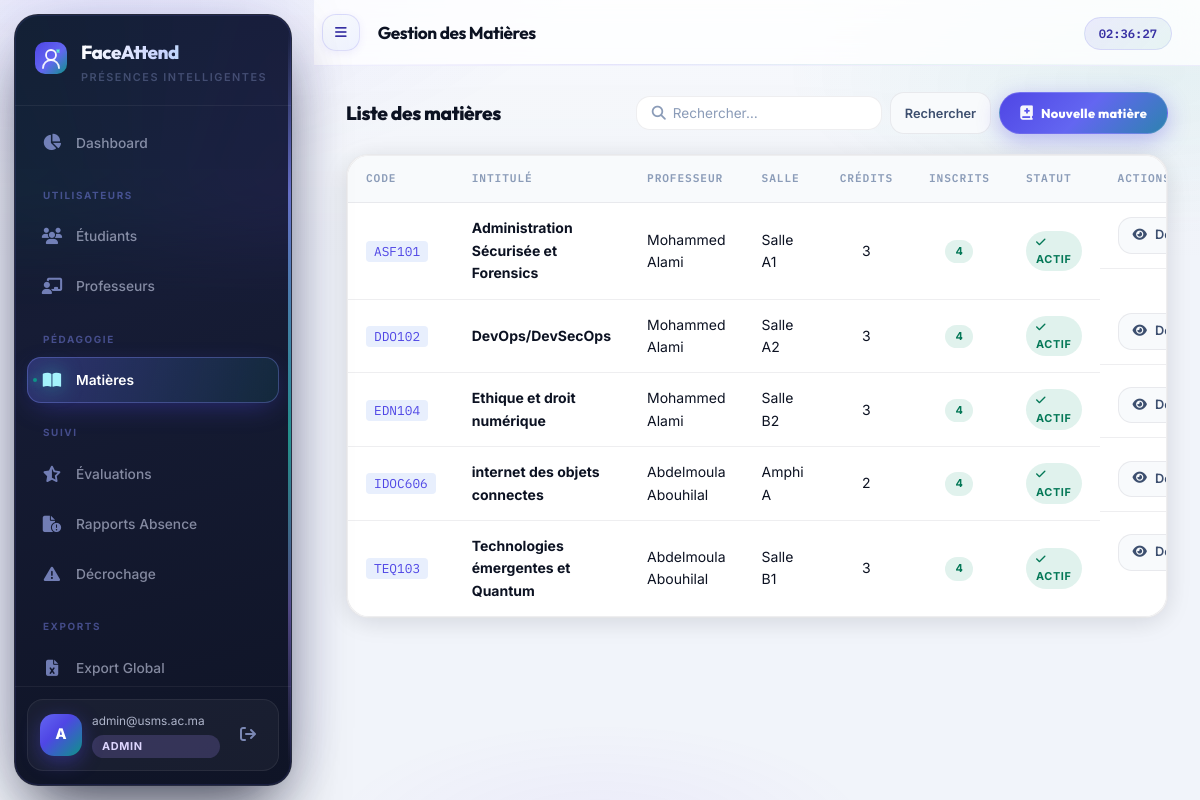
The app's page /admin/courses (signed in) with its own data.
### app/models/__init__.py (models this page shows, shortened)
class User(UserMixin, db.Model):
    __tablename__ = "users"
    id           = db.Column(db.Integer, primary_key=True)
    email        = db.Column(db.String(255), unique=True, nullable=False, index=True)
    password_hash= db.Column(db.String(255), nullable=False)
    role         = db.Column(db.Enum(RoleEnum), nullable=False)
    is_active    = db.Column(db.Boolean, default=True)
    consent_given= db.Column(db.Boolean, default=False)          # CNDP
    consent_date = db.Column(db.DateTime)
    failed_logins= db.Column(db.Integer, default=0)
    locked_until = db.Column(db.DateTime)
    created_at   = db.Column(db.DateTime, default=lambda: datetime.now(timezone.utc))
    updated_at   = db.Column(db.DateTime, onupdate=lambda: datetime.now(timezone.utc))
    deleted_at   = db.Column(db.DateTime)   # Soft delete (droit à l'oubli CNDP)
    student_profile = db.relationship("Student", back_populates="user", uselist=False)
    teacher_profile = db.relationship("Teacher", back_populates="user", uselist=False)

class Course(db.Model):
    __tablename__ = "courses"
    id          = db.Column(db.Integer, primary_key=True)
    teacher_id  = db.Column(db.Integer, db.ForeignKey("teachers.id"))
    name        = db.Column(db.String(150), nullable=False)
    code        = db.Column(db.String(20), unique=True, nullable=False)
    description = db.Column(db.Text)
    credits     = db.Column(db.Integer, default=3)
    room        = db.Column(db.String(50))
    is_active   = db.Column(db.Boolean, default=True)
    teacher     = db.relationship("Teacher", back_populates="courses")
    sessions    = db.relationship("Session", back_populates="course", lazy="dynamic")
    enrollments = db.relationship("Enrollment", back_populates="course", lazy="dynamic")

class Teacher(db.Model):
    __tablename__ = "teachers"
    id         = db.Column(db.Integer, primary_key=True)
    user_id    = db.Column(db.Integer, db.ForeignKey("users.id"), unique=True)
    first_name = db.Column(db.String(100), nullable=False)
    last_name  = db.Column(db.String(100), nullable=False)
    department = db.Column(db.String(100))
    phone      = db.Column(db.String(20))
    user    = db.relationship("User", back_populates="teacher_profile")
    courses = db.relationship("Course", back_populates="teacher", lazy="dynamic")
    @property
    def full_name(self):
        return f"{self.first_name} {self.last_name}"

### app/api/admin.py (the view, shortened to what this page needs)
@admin_bp.route("/courses")
@admin_required
def courses():
    page   = request.args.get("page", 1, type=int)
    search = request.args.get("q", "")
    query  = Course.query
    pagination = query.order_by(Course.code).paginate(page=page, per_page=20, error_out=False)
    return render_template("admin/courses.html", pagination=pagination, search=search)

### app/api/admin.py (called while the page is built)
def admin_required(f):
    @wraps(f)
    @login_required
    def decorated(*args, **kwargs):
        if current_user.role != RoleEnum.ADMIN:
            flash("Accès réservé aux administrateurs.", "danger")
            return redirect(url_for("auth.login"))
        return f(*args, **kwargs)
    return decorated

### frontend/templates/admin/courses.html (shortened to what this page needs)
{% extends "base.html" %}
{% block page_title %}Gestion des Matières{% endblock %}
{% block content %}
<div class="section-header">
  <h2>Liste des matières</h2>
  <div style="display:flex;gap:8px">
    <form method="GET" style="display:flex;gap:8px">
      <div class="input-icon-wrap" style="flex:1">
        <input type="text" name="q" value="{{ search }}" placeholder="Rechercher…"
               style="padding:8px 12px 8px 36px;background:var(--bg-2);border:1px solid var(--border-2);border-radius:var(--radius);color:var(--text);font-size:.85rem;outline:none;min-width:220px"/>
      </div>
      <button type="submit" class="btn btn--ghost btn--sm">Rechercher</button>
    </form>
    <a href="{{ url_for('admin.create_course') }}" class="btn-create-pill">
      <i class="fas fa-book-medical"></i> Nouvelle matière
    </a>
  </div>
</div>
<div class="card" style="padding:0">
  <div class="table-wrap">
    <table>
      <thead>
        <tr>
          <th>Code</th>
          <th>Intitulé</th>
          <th>Professeur</th>
          <th>Salle</th>
          <th>Crédits</th>
          <th>Inscrits</th>
          <th>Statut</th>
          <th>Actions</th>
        </tr>
      </thead>
      <tbody>
        {% for course in pagination.items %}
        <tr>
          <td>
            <code style="font-family:var(--font-mono);color:var(--accent);font-size:.8rem;background:rgba(37,99,235,.1);padding:2px 8px;border-radius:4px">
              {{ course.code }}
            </code>
          </td>
          <td><strong>{{ course.name }}</strong></td>
          <td>{{ course.teacher.full_name if course.teacher else '—' }}</td>
          <td>{{ course.room or '—' }}</td>
          <td style="text-align:center">{{ course.credits }}</td>
          <td style="text-align:center">
            <span class="badge badge--present">{{ course.enrollments.count() }}</span>
          </td>
          <td>
            {% if course.is_active %}
              <span class="badge badge--present"><i class="fas fa-check"></i> Actif</span>
            {% else %}
              <span class="badge badge--absent"><i class="fas fa-xmark"></i> Inactif</span>
            {% endif %}
          </td>
          <td style="display:flex;gap:6px">
            <a href="{{ url_for('admin.course_detail', course_id=course.id) }}"
               class="btn btn--sm btn--ghost">
              <i class="fas fa-eye"></i> Détail
            </a>
          </td>
        </tr>
        {% endfor %}
      </tbody>
    </table>
  </div>
</div>
{% endblock %}

### frontend/templates/base.html (shortened to what this page needs)
<!DOCTYPE html>
<html lang="fr">
<head>
  <link rel="stylesheet" href="https://cdnjs.cloudflare.com/ajax/libs/font-awesome/6.6.0/css/all.min.css"/>
  <link rel="stylesheet" href="{{ url_for('static', filename='css/main.css') }}"/>
</head>
<body>
{% if current_user.is_authenticated %}
<aside class="sidebar" id="sidebar" aria-label="Navigation principale">
  <div class="sidebar__aurora" aria-hidden="true"></div>
  <div class="sidebar__rail" aria-hidden="true"></div>
  <div class="sidebar__brand">
    <span class="sidebar__logo">
    </span>
    <div class="sidebar__brand-text">
      <span class="sidebar__name">FaceAttend</span>
      <span class="sidebar__tagline">Présences intelligentes</span>
    </div>
  </div>
  <nav class="sidebar__nav">
    {% if current_user.role.value == 'admin' %}
      <a href="{{ url_for('admin.dashboard') }}"
         class="nav-item {% if request.endpoint == 'admin.dashboard' %}active{% endif %}">
        <i class="fas fa-chart-pie"></i><span>Dashboard</span>
      </a>
      <div class="nav-separator">Utilisateurs</div>
      <a href="{{ url_for('admin.students') }}"
         class="nav-item {% if 'students' in request.path and 'edit' not in request.path %}active{% endif %}">
        <i class="fas fa-users"></i><span>Étudiants</span>
      </a>
      <a href="{{ url_for('admin.teachers') }}"
         class="nav-item {% if 'teachers' in request.path and 'edit' not in request.path %}active{% endif %}">
        <i class="fas fa-chalkboard-user"></i><span>Professeurs</span>
      </a>
      <div class="nav-separator">Pédagogie</div>
      <a href="{{ url_for('admin.courses') }}"
         class="nav-item {% if 'courses' in request.path %}active{% endif %}">
        <i class="fas fa-book-open"></i><span>Matières</span>
      </a>
      <div class="nav-separator">Suivi</div>
      <a href="{{ url_for('admin.evaluations') }}"
         class="nav-item {% if 'evaluations' in request.path %}active{% endif %}">
        <i class="fas fa-star-half-stroke"></i><span>Évaluations</span>
      </a>
      <a href="{{ url_for('admin.absence_reports') }}"
         class="nav-item {% if 'absence-reports' in request.path %}active{% endif %}">
        <i class="fas fa-file-circle-exclamation"></i><span>Rapports Absence</span>
      </a>
      <a href="{{ url_for('admin.at_risk') }}"
         class="nav-item {% if 'at-risk' in request.path %}active{% endif %}">
        <i class="fas fa-triangle-exclamation"></i><span>Décrochage</span>
      </a>
      <div class="nav-separator">Exports</div>
      <a href="{{ url_for('admin.export_report') }}" class="nav-item">
        <i class="fas fa-file-excel"></i><span>Export Global</span>
      </a>
    {% endif %}
  </nav>
  <div class="sidebar__footer">
    <div class="sidebar__user-card">
      <div class="avatar">{{ current_user.email[0].upper() }}</div>
      <div class="sidebar__user-info">
        <span class="sidebar__user-email">{{ current_user.email }}</span>
        <span class="sidebar__user-role badge badge--{{ current_user.role.value }}">{{ current_user.role.value }}</span>
      </div>
      <a href="{{ url_for('auth.logout') }}" class="btn-logout" title="Déconnexion">
        <i class="fas fa-arrow-right-from-bracket"></i>
      </a>
    </div>
  </div>
</aside>
<main class="main-content">
  <header class="topbar">
    <button class="topbar__toggle" onclick="document.getElementById('sidebar').classList.toggle('collapsed')">
      <i class="fas fa-bars"></i>
    </button>
    <h1 class="topbar__title">{% block page_title %}{% endblock %}</h1>
    <div class="topbar__right">
      <span class="topbar__time" id="clock"></span>
    </div>
  </header>
  <div class="page-body">
    {% block content %}{% endblock %}
  </div>
</main>
{% else %}
  {% block auth_content %}{% endblock %}
{% endif %}
</body>
</html>

### records on screen
User: email "A", email "admin@usms.ac.ma", role.value "ADMIN"
Course: code "ASF101", name "Administration Sécurisée et Forensics", teacher "Mohammed Alami", room "Salle A1", credits "3", enrollments.count "4", is_active True (drawn)
Course: code "DDO102", name "DevOps/DevSecOps", teacher "Mohammed Alami", room "Salle A2", credits "3", enrollments.count "4", is_active True (drawn)
Course: code "EDN104", name "Ethique et droit numérique", teacher "Mohammed Alami", room "Salle B2", credits "3", enrollments.count "4", is_active True (drawn)
Course: code "IDOC606", name "internet des objets connectes", teacher "Abdelmoula Abouhilal", room "Amphi A", credits "2", enrollments.count "4", is_active True (drawn)
Course: code "TEQ103", name "Technologies émergentes et Quantum", teacher "Abdelmoula Abouhilal", room "Salle B1", credits "3", enrollments.count "4", is_active True (drawn)
